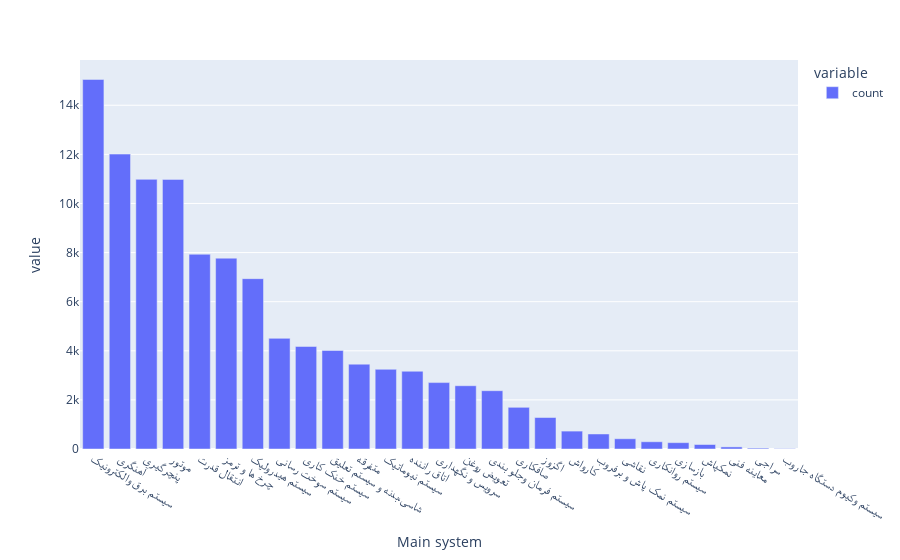

The notebook cell this image was saved under:
### Code cell
px.bar(tamirat_data['Main system'].value_counts())

### Figure 1 — Plotly figure (JSON) as saved in the notebook; plotly's stock layout.template omitted (floating-point values rounded to 4 significant figures)
{"data": [{"hovertemplate": "variable=count<br>Main system=%{x}<br>value=%{y}<extra></extra>", "legendgroup": "count", "marker": {"color": "#636efa", "pattern": {"shape": ""}}, "name": "count", "orientation": "v", "showlegend": true, "textposition": "auto", "type": "bar", "x": ["سیستم برق والکترونیک", "آهنگری", "پنچرگیری", "موتور", "انتقال قدرت", "چرخ ها و ترمز", "سیستم هیدرولیک", "سیستم سوخت رسانی", "سیستم خنک کاری", "شاسی،بدنه و سیستم تعلیق", "متفرقه", "سیستم نیوماتیک", "اتاق راننده", "سرویس و نگهداری", "تعویض روغن", "سیستم فرمان وجلو بندی", "صافکاری", "اگزوز", "کارواش", "سیستم نمک پاش و برفروب", "نقاشی", "سیستم روانکاری", "بازسازی", "نمکپاش", "معاینه فنی", "سراجی", "سیستم وکیوم دستگاه جاروب"], "xaxis": "x", "y": [15051, 12011, 10982, 10981, 7932, 7772, 6937, 4506, 4176, 4012, 3455, 3245, 3166, 2705, 2577, 2375, 1698, 1282, 729, 612, 417, 295, 258, 183, 85, 35, 13], "yaxis": "y"}], "layout": {"barmode": "relative", "legend": {"title": {"text": "variable"}, "tracegroupgap": 0}, "margin": {"t": 60}, "xaxis": {"anchor": "y", "domain": [0, 1], "title": {"text": "Main system"}}, "yaxis": {"anchor": "x", "domain": [0, 1], "title": {"text": "value"}}}}
